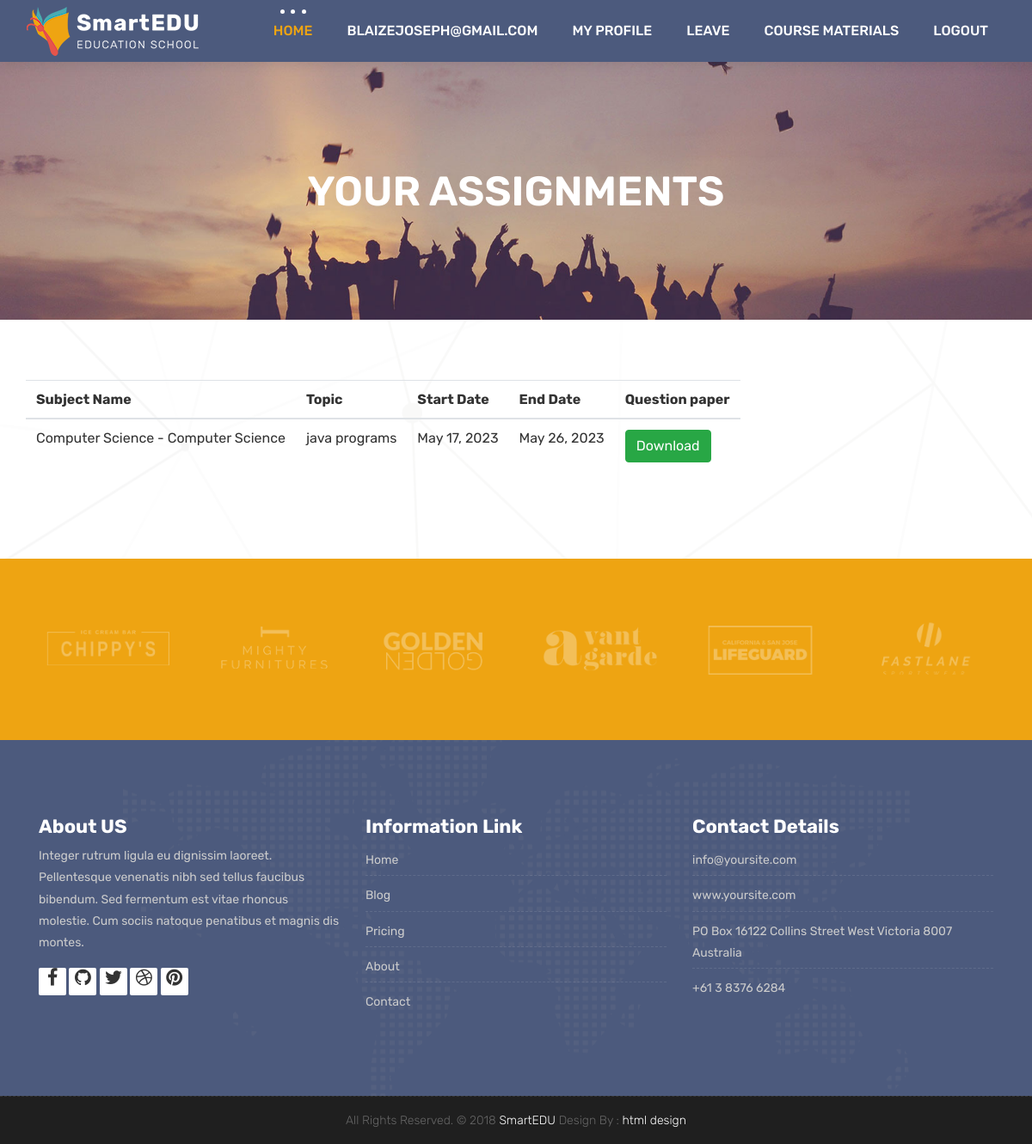
Page /Assgnmnt_View/ (signed in) on the committed database.
### Teacher/models.py (models this page shows)
class tbl_Assignment(models.Model):
    assignment_id = models.AutoField(primary_key=True)
    Course_name = models.ForeignKey(Course,on_delete=models.CASCADE)
    subject_name = models.ForeignKey(Subject,on_delete=models.CASCADE)
    topic = models.CharField(max_length=100, blank=True, null=True)
    start_date =  models.DateField(auto_now_add=False)
    submission_date =  models.DateField(auto_now_add=False)
    qpaper = models.FileField(upload_to='Assignment/subject', null=True)

### Schoolapp/models.py (models this page shows)
class Subject(models.Model):
    subject_id = models.AutoField(primary_key=True)
    subject_name = models.CharField(max_length=100, blank=True, null=True)
    Course_name = models.ForeignKey(Course, on_delete=models.CASCADE)
    def __str__(self):
        return f"{self.subject_name} - {self.Course_name}"

class Course(models.Model):
        course_id = models.AutoField(primary_key=True,null=False)
        Course_name = models.CharField(max_length=100,blank=True, null=True)
        Course_img = models.ImageField(upload_to='course/subject', null=True)
        Description = models.CharField(max_length=100, blank=True, null=True)
        def __str__(self):
            return self.Course_name

### Schoolapp/views.py (the view)
# urls.py: path('Assgnmnt_View/', views.Assgnmnt_View, name='Assgnmnt_View'),
def Assgnmnt_View(request):
    if 'email' in request.session:
        email=request.session['email']
        data=tbl_Assignment.objects.all()
        context = {
            'data': data,
            'email':email
        }
        return render(request, 'Student/view_assignment.html', context)
    else:
        return redirect(Home)

### templates/Student/view_assignment.html (shortened to what this page needs)
{% extends 'index/base_student.html' %}
{% load static %}
{% block content %}
	<div class="all-title-box">
		<div class="container text-center">
			<h1>YOUR ASSIGNMENTS</h1>
		</div>
	</div>
    <div id="contact" class="section wb">
        <div class="container">
            <div class="row">
                <div class="col-xl-12  col-md-12 col-sm-12">
                  <div class="justify-content-centre align-items-centre d-flex">
                      <div class="contact_form1">
                        <form id="leaveApply" class="" action="{% url 'leaveApply' %}"  method="post" name="leaveApply">
                            <div class="row row-fluid">
                              {% if data %}
                                        <table class="table table-hover">
                                            <thead>
                                                <tr>
                                                    <th scope="col">Subject Name </th>
                                                    <th scope="col">Topic</th>
                                                    <th scope="col">Start Date</th>
                                                    <th scope="col">End Date</th>
                                                    <th scope="col">Question paper</th>
                                                </tr>
                                            </thead>
                                            <tbody>
                                                {% for d in data %}
                                                <tr>
                                                    <td>{{d.subject_name}}</td>
                                                    <td>{{d.topic}}</td>
                                                    <td>{{d.start_date}}</td>
                                                    <td>{{d.submission_date}}</td>
                                                     <td ><a class="btn btn-success"  href="{% url 'download_pdf' d.assignment_id %}">Download</a></td>
                                                </tr>
                                                {% endfor %}
                                            </tbody>
                                        </table>
                                        {% else %}
                                        <h4>Currently You have no Assignments Scheduled</h4>
                                        {% endif %}
                            </div>
                        </form>
                    </div>
                  </div>
                </div>
            </div>
        </div>
    </div>
	<div class="parallax section dbcolor">
        <div class="container">
            <div class="row logos">
                <div class="col-md-2 col-sm-2 col-xs-6 wow fadeInUp">
                    <a href="#"><img src="{% static 'images/logo_01.png' %}" alt="" class="img-repsonsive"></a>
                </div>
                <div class="col-md-2 col-sm-2 col-xs-6 wow fadeInUp">
                    <a href="#"><img src="{% static 'images/logo_02.png' %}" alt="" class="img-repsonsive"></a>
                </div>
                <div class="col-md-2 col-sm-2 col-xs-6 wow fadeInUp">
                    <a href="#"><img src="{% static 'images/logo_03.png' %}" alt="" class="img-repsonsive"></a>
                </div>
                <div class="col-md-2 col-sm-2 col-xs-6 wow fadeInUp">
                    <a href="#"><img src="{% static 'images/logo_04.png' %}" alt="" class="img-repsonsive"></a>
                </div>
                <div class="col-md-2 col-sm-2 col-xs-6 wow fadeInUp">
                    <a href="#"><img src="{% static 'images/logo_05.png' %}" alt="" class="img-repsonsive"></a>
                </div>
                <div class="col-md-2 col-sm-2 col-xs-6 wow fadeInUp">
                    <a href="#"><img src="{% static 'images/logo_06.png' %}" alt="" class="img-repsonsive"></a>
                </div>
            </div>
        </div>
    </div>
{% endblock %}

### static/css/style.css (style rules this page uses)
body { color: #333333; font-size: 14px; font-family: 'Rubik', sans-serif; line-height: 1.80857; }
html, body { height: 100%; }
a { color: #1f1f1f; text-decoration: none !important; outline: none !important; -webkit-transition: all .3s ease-in-out; -moz-transition: all .3s ease-in-out; -ms-transition: all .3s ease-in-out; -o-transition: all .3s ease-in-out; transition: all .3s ease-in-out; }
h1, h2, h3, h4, h5, h6 { letter-spacing: 0; font-weight: normal; position: relative; padding: 0 0 10px 0; font-weight: normal; line-height: 120% !important; color: #1f1f1f; margin: 0 }
h1 { font-size: 24px }
a { color: #1f1f1f; text-decoration: none; outline: none; }
a, .btn { text-decoration: none !important; outline: none !important; -webkit-transition: all .3s ease-in-out; -moz-transition: all .3s ease-in-out; -ms-transition: all .3s ease-in-out; -o-transition: all .3s ease-in-out; transition: all .3s ease-in-out; }
.dbcolor { background: #eea412; }
.parallax { background-attachment: fixed; background-size: cover; padding: 120px 0; position: relative; width: 100%; }
.section { display: block; position: relative; overflow: hidden; padding: 70px 0; }
.section.wb { background-color: #ffffff; }
.logos img { margin: auto; display: block; text-align: center; width: 100%; opacity: 0.3; }
#contact { background: url(images/bg.png) no-repeat center center #fff; }
.all-title-box { background: url(../images/banner.jpg)no-repeat; -webkit-background-size: cover; -moz-background-size: cover; -o-background-size: cover; background-size: cover; background-position: center; min-height: 300px; }
.all-title-box h1 { color: #ffffff; font-weight: 600; text-transform: capitalize; padding-top: 11%; font-size: 48px; line-height: 0px; }

### static/css/pr_loading.css (style rules this page uses)
* { -khtml-box-sizing: border-box; -ms-box-sizing: border-box; box-sizing: border-box; }

### rows in the picture
tbl_Assignment: subject_name "Computer Science - Computer Science", topic "java programs", start_date "May 17, 2023", submission_date "May 26, 2023"

### other values in the picture
{{ email }} "BLAIZEJOSEPH@GMAIL.COM"
